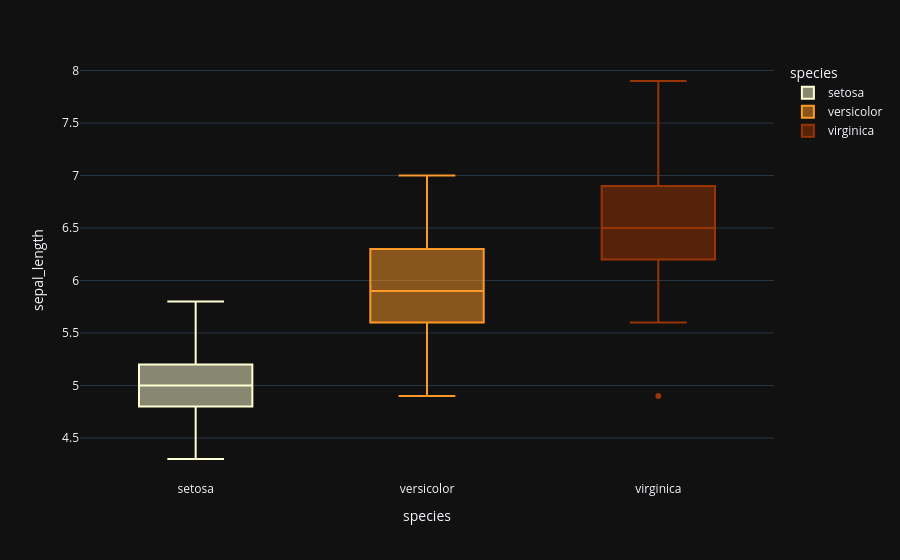

Notebook code cell kept with this figure:
### Markdown cell above
## Sepal-Length

### Code cell
fig = px.box(data_frame=iris, x='species',y='sepal_length',color='species',color_discrete_sequence=['#ffffd4 ','#fe9929 ','#993404 '], template='plotly_dark',orientation='v')
 
fig.show()

### Figure 1 — Plotly figure (JSON) as saved in the notebook; plotly's stock layout.template omitted (floating-point values rounded to 4 significant figures)
{"data": [{"alignmentgroup": "True", "hovertemplate": "species=%{x}<br>sepal_length=%{y}<extra></extra>", "legendgroup": "setosa", "marker": {"color": "#ffffd4 "}, "name": "setosa", "notched": false, "offsetgroup": "setosa", "orientation": "v", "showlegend": true, "type": "box", "x": ["setosa", "setosa", "setosa", "setosa", "setosa", "setosa", "setosa", "setosa", "setosa", "setosa", "setosa", "setosa", "setosa", "setosa", "setosa", "setosa", "setosa", "setosa", "setosa", "setosa", "setosa", "setosa", "setosa", "setosa", "setosa", "setosa", "setosa", "setosa", "setosa", "setosa", "setosa", "setosa", "setosa", "setosa", "setosa", "setosa", "setosa", "setosa", "setosa", "setosa", "setosa", "setosa", "setosa", "setosa", "setosa", "setosa", "setosa", "setosa", "setosa", "setosa"], "x0": " ", "xaxis": "x", "y": [5.1, 4.9, 4.7, 4.6, 5.0, 5.4, 4.6, 5.0, 4.4, 4.9, 5.4, 4.8, 4.8, 4.3, 5.8, 5.7, 5.4, 5.1, 5.7, 5.1, 5.4, 5.1, 4.6, 5.1, 4.8, 5.0, 5.0, 5.2, 5.2, 4.7, 4.8, 5.4, 5.2, 5.5, 4.9, 5.0, 5.5, 4.9, 4.4, 5.1, 5.0, 4.5, 4.4, 5.0, 5.1, 4.8, 5.1, 4.6, 5.3, 5.0], "y0": " ", "yaxis": "y"}, {"alignmentgroup": "True", "hovertemplate": "species=%{x}<br>sepal_length=%{y}<extra></extra>", "legendgroup": "versicolor", "marker": {"color": "#fe9929 "}, "name": "versicolor", "notched": false, "offsetgroup": "versicolor", "orientation": "v", "showlegend": true, "type": "box", "x": ["versicolor", "versicolor", "versicolor", "versicolor", "versicolor", "versicolor", "versicolor", "versicolor", "versicolor", "versicolor", "versicolor", "versicolor", "versicolor", "versicolor", "versicolor", "versicolor", "versicolor", "versicolor", "versicolor", "versicolor", "versicolor", "versicolor", "versicolor", "versicolor", "versicolor", "versicolor", "versicolor", "versicolor", "versicolor", "versicolor", "versicolor", "versicolor", "versicolor", "versicolor", "versicolor", "versicolor", "versicolor", "versicolor", "versicolor", "versicolor", "versicolor", "versicolor", "versicolor", "versicolor", "versicolor", "versicolor", "versicolor", "versicolor", "versicolor", "versicolor"], "x0": " ", "xaxis": "x", "y": [7.0, 6.4, 6.9, 5.5, 6.5, 5.7, 6.3, 4.9, 6.6, 5.2, 5.0, 5.9, 6.0, 6.1, 5.6, 6.7, 5.6, 5.8, 6.2, 5.6, 5.9, 6.1, 6.3, 6.1, 6.4, 6.6, 6.8, 6.7, 6.0, 5.7, 5.5, 5.5, 5.8, 6.0, 5.4, 6.0, 6.7, 6.3, 5.6, 5.5, 5.5, 6.1, 5.8, 5.0, 5.6, 5.7, 5.7, 6.2, 5.1, 5.7], "y0": " ", "yaxis": "y"}, {"alignmentgroup": "True", "hovertemplate": "species=%{x}<br>sepal_length=%{y}<extra></extra>", "legendgroup": "virginica", "marker": {"color": "#993404 "}, "name": "virginica", "notched": false, "offsetgroup": "virginica", "orientation": "v", "showlegend": true, "type": "box", "x": ["virginica", "virginica", "virginica", "virginica", "virginica", "virginica", "virginica", "virginica", "virginica", "virginica", "virginica", "virginica", "virginica", "virginica", "virginica", "virginica", "virginica", "virginica", "virginica", "virginica", "virginica", "virginica", "virginica", "virginica", "virginica", "virginica", "virginica", "virginica", "virginica", "virginica", "virginica", "virginica", "virginica", "virginica", "virginica", "virginica", "virginica", "virginica", "virginica", "virginica", "virginica", "virginica", "virginica", "virginica", "virginica", "virginica", "virginica", "virginica", "virginica", "virginica"], "x0": " ", "xaxis": "x", "y": [6.3, 5.8, 7.1, 6.3, 6.5, 7.6, 4.9, 7.3, 6.7, 7.2, 6.5, 6.4, 6.8, 5.7, 5.8, 6.4, 6.5, 7.7, 7.7, 6.0, 6.9, 5.6, 7.7, 6.3, 6.7, 7.2, 6.2, 6.1, 6.4, 7.2, 7.4, 7.9, 6.4, 6.3, 6.1, 7.7, 6.3, 6.4, 6.0, 6.9, 6.7, 6.9, 5.8, 6.8, 6.7, 6.7, 6.3, 6.5, 6.2, 5.9], "y0": " ", "yaxis": "y"}], "layout": {"boxmode": "overlay", "legend": {"title": {"text": "species"}, "tracegroupgap": 0}, "margin": {"t": 60}, "xaxis": {"anchor": "y", "categoryarray": ["setosa", "versicolor", "virginica"], "categoryorder": "array", "domain": [0, 1], "title": {"text": "species"}}, "yaxis": {"anchor": "x", "domain": [0, 1], "title": {"text": "sepal_length"}}}}
